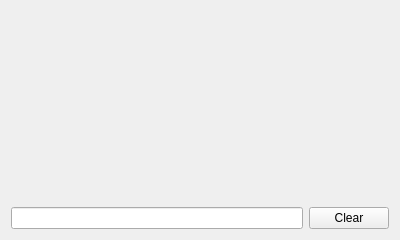
<?xml version="1.0" encoding="UTF-8"?>
<ui version="4.0">
 <class>Form</class>
 <widget class="QWidget" name="Form">
  <property name="geometry">
   <rect>
    <x>0</x>
    <y>0</y>
    <width>400</width>
    <height>240</height>
   </rect>
  </property>
  <property name="maximumSize">
   <size>
    <width>420</width>
    <height>240</height>
   </size>
  </property>
  <property name="windowTitle">
   <string>Hello</string>
  </property>
  <property name="windowIcon">
   <iconset resource="../RobosubUI.qrc">
    <normaloff>:/Pictures/Only-Logo.png</normaloff>:/Pictures/Only-Logo.png</iconset>
  </property>
  <layout class="QGridLayout" name="gridLayout">
   <item row="0" column="0">
    <layout class="QVBoxLayout" name="verticalLayout">
     <item>
      <widget class="QLabel" name="label_2">
       <property name="maximumSize">
        <size>
         <width>400</width>
         <height>150</height>
        </size>
       </property>
       <property name="text">
        <string/>
       </property>
       <property name="pixmap">
        <pixmap resource="../RobosubUI.qrc">:/Pictures/Landscape-Logo.png</pixmap>
       </property>
       <property name="scaledContents">
        <bool>true</bool>
       </property>
      </widget>
     </item>
     <item>
      <widget class="QLabel" name="label">
       <property name="text">
        <string/>
       </property>
      </widget>
     </item>
    </layout>
   </item>
   <item row="1" column="0">
    <layout class="QHBoxLayout" name="horizontalLayout">
     <item>
      <widget class="QLineEdit" name="lineEdit"/>
     </item>
     <item>
      <widget class="QPushButton" name="pushButton">
       <property name="text">
        <string>Clear</string>
       </property>
      </widget>
     </item>
    </layout>
   </item>
  </layout>
 </widget>
 <resources>
  <include location="../RobosubUI.qrc"/>
 </resources>
 <connections>
  <connection>
   <sender>pushButton</sender>
   <signal>clicked()</signal>
   <receiver>lineEdit</receiver>
   <slot>clear()</slot>
   <hints>
    <hint type="sourcelabel">
     <x>354</x>
     <y>246</y>
    </hint>
    <hint type="destinationlabel">
     <x>268</x>
     <y>257</y>
    </hint>
   </hints>
  </connection>
  <connection>
   <sender>pushButton</sender>
   <signal>clicked()</signal>
   <receiver>label</receiver>
   <slot>clear()</slot>
   <hints>
    <hint type="sourcelabel">
     <x>336</x>
     <y>236</y>
    </hint>
    <hint type="destinationlabel">
     <x>159</x>
     <y>169</y>
    </hint>
   </hints>
  </connection>
  <connection>
   <sender>lineEdit</sender>
   <signal>textEdited(QString)</signal>
   <receiver>label</receiver>
   <slot>setText(QString)</slot>
   <hints>
    <hint type="sourcelabel">
     <x>191</x>
     <y>246</y>
    </hint>
    <hint type="destinationlabel">
     <x>110</x>
     <y>181</y>
    </hint>
   </hints>
  </connection>
 </connections>
</ui>
